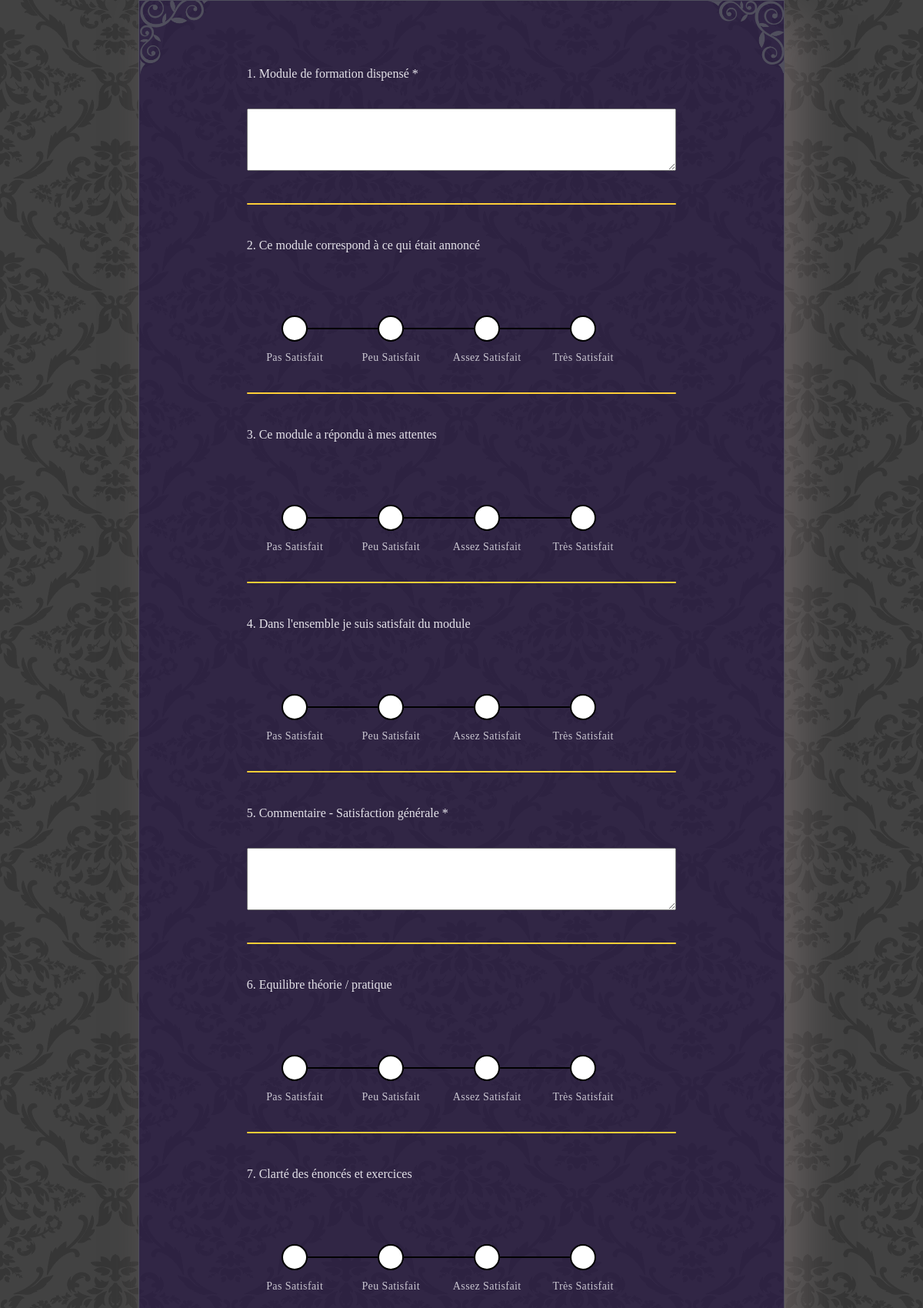
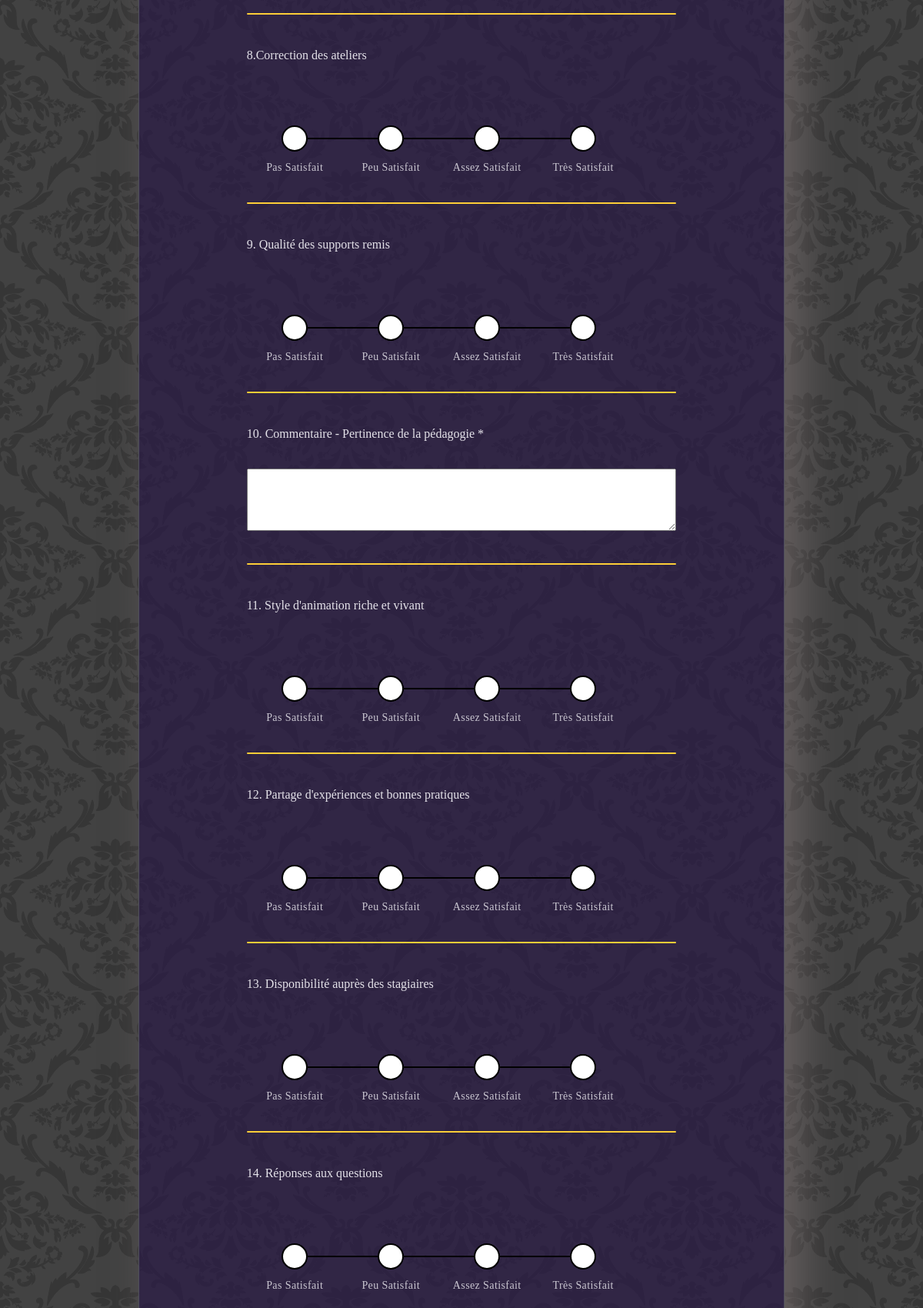
Screenshot of /epsi/B1/1/ (upper part) with the database file from the repository (2 pictures, top to bottom).
### epsi/models.py (models this page shows)
class Question(models.Model):
    idx = models.AutoField(primary_key=True)
    question = models.CharField(max_length=100)
    class Meta:
        verbose_name_plural = "Question"
    def __str__(self):
        return self.question

### epsi/views.py (the view)
# urls.py: path('<grade>/<int:idx>/', views.survey, name='survey'),
def survey(request, grade, idx):
    professeur = Professeur.objects.filter(grade = grade).filter(idx = idx)
    question = Question.objects.all()
    context = {'professeur': professeur,
               'question' : question}
    return render(request, "survey/survey.html", context)

### epsi/templates/survey/survey.html (shortened to what this page needs)
{% extends 'base.html' %}
{% load static%}
{% block content %}
    <section class="survey">
        <div class="information">
            <div class="frame frame_left_top"></div>
            <div class="frame frame_right_top"></div>
        </div>
    <form action = "/epsi/{{professeur.0.grade}}/{{professeur.0.idx}}/success/" method="post">
        <div class="survey_content">
            <div class="textarea">
                <div class="question question_textarea">
                    <p>    {{question.0}} </p>
                </div>
                <div class="answer answer_textarea">
                    <textarea name="content1" id="content1" cols="40" rows="5" class="textarea_content"></textarea>
                </div>
            </div>
            <div>
                <hr class="separator">
            </div>
            <div class="qcm">
                <div class="question question_qcm">
                    <p>    {{question.1}}</p>
                </div>
                <div class="answer answer_qcm">
                    <div class="debt-amount-slider">
                        <label for="question2_5" data-debt-amount="Pas Satisfait"></label>
                        <label for="question2_6" data-debt-amount="Peu Satisfait"></label>
                        <label for="question2_7" data-debt-amount="Assez Satisfait"></label>
                        <label for="question2_8" data-debt-amount="Très Satisfait"></label>
                    </div>
                </div>
            </div>
            <div>
                <hr class="separator">
            </div>
            <div class="qcm">
                <div class="question question_qcm">
                    <p>    {{question.2}}</p>
                </div>
                <div class="answer answer_qcm">
                    <div class="debt-amount-slider">
                        <label for="question3_5" data-debt-amount="Pas Satisfait"></label>
                        <label for="question3_6" data-debt-amount="Peu Satisfait"></label>
                        <label for="question3_7" data-debt-amount="Assez Satisfait"></label>
                        <label for="question3_8" data-debt-amount="Très Satisfait"></label>
                    </div>
                </div>
            </div>
            <div>
                <hr class="separator">
            </div>
            <div class="qcm">
                <div class="question question_qcm">
                    <p>    {{question.3}}</p>
                </div>
                <div class="answer answer_qcm">
                    <div class="debt-amount-slider">
                        <label for="question4_5" data-debt-amount="Pas Satisfait"></label>
                        <label for="question4_6" data-debt-amount="Peu Satisfait"></label>
                        <label for="question4_7" data-debt-amount="Assez Satisfait"></label>
                        <label for="question4_8" data-debt-amount="Très Satisfait"></label>
                    </div>
                </div>
            </div>
            <div>
                <hr class="separator">
            </div>
            <div class="textarea">
                <div class="question question_textarea">
                    <p>    {{question.4}} </p>
                </div>
                <div class="answer answer_textarea">
                    <textarea name="content2" id="content2" cols="40" rows="5" class="textarea_content"></textarea>
                </div>
            </div>
            <div>
                <hr class="separator">
            </div>
            <div class="qcm">
                <div class="question question_qcm">
                    <p>    {{question.5}}</p>
                </div>
                <div class="answer answer_qcm">
                    <div class="debt-amount-slider">
                        <label for="question5_5" data-debt-amount="Pas Satisfait"></label>
                        <label for="question5_6" data-debt-amount="Peu Satisfait"></label>
                        <label for="question5_7" data-debt-amount="Assez Satisfait"></label>
                        <label for="question5_8" data-debt-amount="Très Satisfait"></label>
                    </div>
                </div>
            </div>
            <div>
                <hr class="separator">
            </div>
            <div class="qcm">
                <div class="question question_qcm">
                    <p>    {{question.6}}</p>
                </div>
                <div class="answer answer_qcm">
                    <div class="debt-amount-slider">
                        <label for="question6_5" data-debt-amount="Pas Satisfait"></label>
                        <label for="question6_6" data-debt-amount="Peu Satisfait"></label>
                        <label for="question6_7" data-debt-amount="Assez Satisfait"></label>
                        <label for="question6_8" data-debt-amount="Très Satisfait"></label>
                    </div>
                </div>
            </div>
            <div>
                <hr class="separator">
            </div>
            <div class="qcm">
                <div class="question question_qcm">
                    <p>    {{question.7}}</p>
                </div>
                <div class="answer answer_qcm">
                    <div class="debt-amount-slider">
                        <label for="question7_5" data-debt-amount="Pas Satisfait"></label>
                        <label for="question7_6" data-debt-amount="Peu Satisfait"></label>
                        <label for="question7_7" data-debt-amount="Assez Satisfait"></label>
                        <label for="question7_8" data-debt-amount="Très Satisfait"></label>
                    </div>
                </div>
            </div>
            <div>
                <hr class="separator">
            </div>
            <div class="qcm">
                <div class="question question_qcm">
                    <p>    {{question.8}}</p>
                </div>
                <div class="answer answer_qcm">
                    <div class="debt-amount-slider">
                        <label for="question8_5" data-debt-amount="Pas Satisfait"></label>
                        <label for="question8_6" data-debt-amount="Peu Satisfait"></label>
                        <label for="question8_7" data-debt-amount="Assez Satisfait"></label>
                        <label for="question8_8" data-debt-amount="Très Satisfait"></label>
                    </div>
                </div>
            </div>
            <div>
                <hr class="separator">
            </div>
            <div class="textarea">
                <div class="question question_textarea">
                    <p>    {{question.9}} </p>
                </div>
                <div class="answer answer_textarea">
                    <textarea name="content3" id="content3" cols="40" rows="5" class="textarea_content"></textarea>
                </div>
            </div>
            <div>
                <hr class="separator">
            </div>
            <div class="qcm">
                <div class="question question_qcm">
                    <p>    {{question.10}}</p>
                </div>
                <div class="answer answer_qcm">
                    <div class="debt-amount-slider">
                        <label for="question9_5" data-debt-amount="Pas Satisfait"></label>
                        <label for="question9_6" data-debt-amount="Peu Satisfait"></label>
                        <label for="question9_7" data-debt-amount="Assez Satisfait"></label>
                        <label for="question9_8" data-debt-amount="Très Satisfait"></label>
                    </div>
                </div>
            </div>
            <div>
                <hr class="separator">
            </div>
            <div class="qcm">
                <div class="question question_qcm">
                    <p>    {{question.11}}</p>
                </div>
                <div class="answer answer_qcm">
                    <div class="debt-amount-slider">
                        <label for="question10_5" data-debt-amount="Pas Satisfait"></label>
                        <label for="question10_6" data-debt-amount="Peu Satisfait"></label>
                        <label for="question10_7" data-debt-amount="Assez Satisfait"></label>
                        <label for="question10_8" data-debt-amount="Très Satisfait"></label>
                    </div>
                </div>
            </div>
            <div>
                <hr class="separator">
            </div>
            <div class="qcm">
                <div class="question question_qcm">
                    <p>    {{question.12}}</p>
                </div>
                <div class="answer answer_qcm">
                    <div class="debt-amount-slider">
                        <label for="question11_5" data-debt-amount="Pas Satisfait"></label>
                        <label for="question11_6" data-debt-amount="Peu Satisfait"></label>
                        <label for="question11_7" data-debt-amount="Assez Satisfait"></label>
                        <label for="question11_8" data-debt-amount="Très Satisfait"></label>
                    </div>
                </div>
            </div>
            <div>
                <hr class="separator">
            </div>
            <div class="qcm">
                <div class="question question_qcm">
                    <p>    {{question.13}}</p>
                </div>
                <div class="answer answer_qcm">
                    <div class="debt-amount-slider">
                        <label for="question12_5" data-debt-amount="Pas Satisfait"></label>
                        <label for="question12_6" data-debt-amount="Peu Satisfait"></label>
                        <label for="question12_7" data-debt-amount="Assez Satisfait"></label>
                        <label for="question12_8" data-debt-amount="Très Satisfait"></label>
                    </div>
                </div>
            </div>
        </div>
    </form>
    </section>
{%endblock %}

### static/style.css (style rules this page uses)
:root { --color-red: #d83f87; --color-light-black: #2a1b3d; --color-purple: #44318d; --color-light-purple: #e98074; --color-dark-green: #a4b3b6; --color-skyblue: #e4f1f9; --color-gray: #e4e2e9; --color-black: #222629; --color-white: white; --color-epsi-main: 39, 21, 73; --color-epsi-second: 253, 206, 55; --color-shadow: 143, 129, 129; }
* { box-sizing:border-box; }
html, body { margin: 0; padding: 0; background-image: url("pattern1.png"); }
.survey { position: relative; text-align: center; width: 70%; margin: auto; background: rgba(var(--color-epsi-main), 0.6); border-radius: var(--border-radius); padding: 20px; border: 0.5px solid #504f5d; box-shadow: 20px 20px 50px rgba(var(--color-shadow), 0.5); }
.survey_content { display: flex; flex-wrap: wrap; flex-direction: column; text-align: left; padding: 0 15%; margin-bottom: 30px; }
.question, .answer { margin: 20px 0; color: var(--color-gray); }
.textarea, .qcm { display: flex; flex-direction:column; flex-wrap: wrap; justify-content: space-between; height:100%; margin-bottom: 10px; }
.answer_textarea { width: 100%; margin: auto; }
.textarea_content { color: var(--color-black); width: 100%; margin-bottom: 20px; }
.frame { position: absolute; background-image: url("frame_corner.png"); background-position: center; background-repeat: no-repeat; background-size: cover; }
.frame_left_top { top: -0.1%; left: -0.6%; width: 100px; height: 100px; }
.frame_right_top { top: -0.14%; right: -0.1%; width: 100px; height: 100px; transform: rotate(90deg); }
.information { color: var(--color-gray); margin-bottom: 30px; }
.answer_qcm { width: 90%; max-width: 500px; }
.answer_qcm .debt-amount-slider { display: flex; flex-direction: row; align-content: stretch; position: relative; width: 100%; height: 50px; -webkit-user-select: none; -moz-user-select: none; -ms-user-select: none; user-select: none; margin-bottom: 20px; }
.answer_qcm .debt-amount-slider::before { content: " "; position: absolute; height: 2px; width: 100%; width: calc(100% * (4 / 5)); top: 50%; left: 50%; transform: translate(-50%, -50%); background: #000; }
.answer_qcm .debt-amount-slider input, .answer_qcm .debt-amount-slider label { box-sizing: border-box; flex: 1; -webkit-user-select: none; -moz-user-select: none; -ms-user-select: none; user-select: none; cursor: pointer; }
.answer_qcm .debt-amount-slider label { display: inline-block; position: relative; width: 20%; height: 100%; -webkit-user-select: none; -moz-user-select: none; -ms-user-select: none; user-select: none; }
.answer_qcm .debt-amount-slider label::before { content: attr(data-debt-amount); position: absolute; left: 50%; padding-top: 10px; transform: translate(-50%, 45px); font-size: 14px; letter-spacing: 0.4px; font-weight: 400; white-space: nowrap; opacity: 0.85; transition: all 0.15s ease-in-out; }
.answer_qcm .debt-amount-slider label::after { content: " "; position: absolute; left: 50%; top: 50%; transform: translate(-50%, -50%); width: 30px; height: 30px; border: 2px solid #000; background: #fff; border-radius: 50%; pointer-events: none; -webkit-user-select: none; -moz-user-select: none; -ms-user-select: none; user-select: none; z-index: 1; cursor: pointer; transition: all 0.15s ease-in-out; }
.answer_qcm::before { display: inline-block; width: 0; opacity: 0; content: ""; font-family: "Font Awesome 5 Pro"; font-weight: 900; margin-right: 0; transform: rotate(0deg); }
.separator { border: 1px dashed rgba(253, 206, 55); background-color: rgba(253, 206, 55); border-radius: 5px; }

### rows the page displays
Question: question "1. Module de formation dispensé *"
Question: question "2. Ce module correspond à ce qui était annoncé"
Question: question "3. Ce module a répondu à mes attentes"
Question: question "4. Dans l'ensemble je suis satisfait du module"
Question: question "5. Commentaire - Satisfaction générale *"
Question: question "6. Equilibre théorie / pratique"
Question: question "7. Clarté des énoncés et exercices"
Question: question "8.Correction des ateliers"
Question: question "9. Qualité des supports remis"
Question: question "10. Commentaire - Pertinence de la pédagogie *"
Question: question "11. Style d'animation riche et vivant"
Question: question "12. Partage d'expériences et bonnes pratiques"
Question: question "13. Disponibilité auprès des stagiaires"
Question: question "14. Réponses aux questions"
